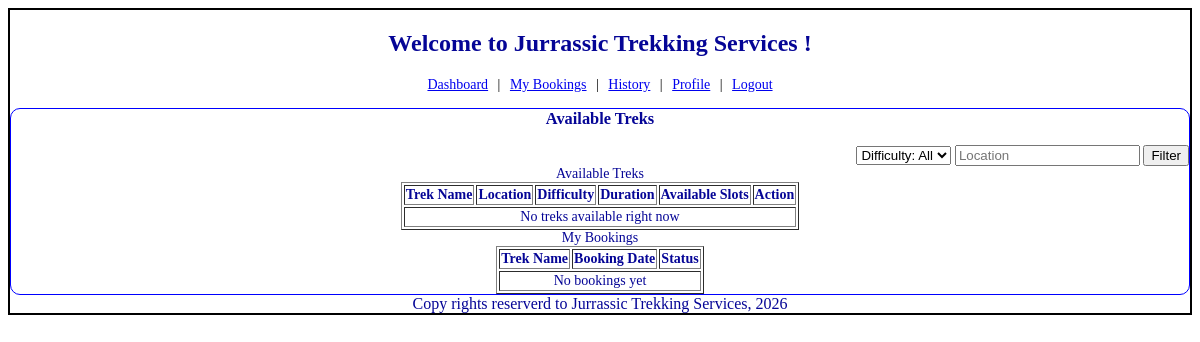
/user/ (signed in), run on an earlier commit of the app's database.
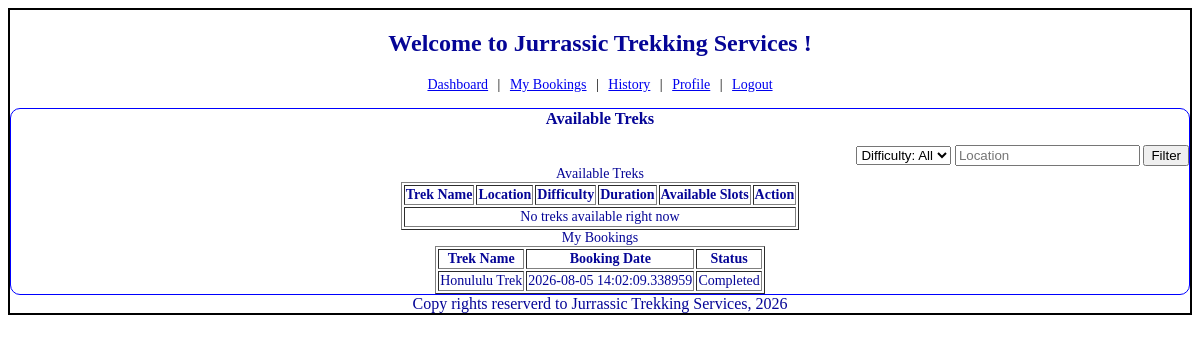
And on a later commit of the database.
### models.py (models this page shows)
class booking(db.Model):
    booking_id = db.Column(db.Integer, primary_key=True)
    trekker_id = db.Column(db.Integer, db.ForeignKey('trekker.trekker_id'), nullable=False)
    trek_id = db.Column(db.Integer, db.ForeignKey('trek.trek_id'), nullable=False)
    booking_date = db.Column(db.DateTime, nullable=False, default=datetime.utcnow)
    booking_status = db.Column(db.String, nullable=False, default="Booked")
    payment_status = db.Column(db.String, nullable=False, default="Unpaid")
    trek_history = db.relationship(
        'trek_history', backref='booking', uselist=False, cascade="all, delete-orphan"
    )

class trek(db.Model):
    trek_id = db.Column(db.Integer, primary_key=True)
    trek_name = db.Column(db.String, nullable=False)
    location = db.Column(db.String, nullable=False)
    difficulty = db.Column(db.String, nullable=False)
    duration_days = db.Column(db.Integer, nullable=False)
    start_date = db.Column(db.Date, nullable=False)
    end_date = db.Column(db.Date, nullable=False)
    available_slots = db.Column(db.Integer, nullable=False)
    assigned_staff_id = db.Column(db.Integer, db.ForeignKey('staff_profile.staff_id'))
    status = db.Column(db.String, nullable=False, default="Pending")
    created_at = db.Column(db.DateTime, nullable=False, default=datetime.utcnow)
    bookings = db.relationship('booking', backref='trek', lazy=True)

### controller.py (the view)
@app.route("/user/")
def user_dashboard():
  if session.get('role') != 'Trekker':
    return redirect(url_for('signin'))
  my_profile = trekker.query.filter_by(user_id=session['uid']).first()
  difficulty = request.args.get('difficulty', '')
  location = request.args.get('location', '')
  q = trek.query.filter_by(status="Open")
  if difficulty:
    q = q.filter_by(difficulty=difficulty)
  if location:
    q = q.filter(trek.location.contains(location))
  available_treks = q.all()
  if my_profile and my_profile.preferred_difficulty and not difficulty:
    preferred = my_profile.preferred_difficulty
    available_treks.sort(key=lambda t: 0 if t.difficulty == preferred else 1)
  my_bookings = my_profile.bookings if my_profile else []
  return render_template("user_dashboard.html", available_treks=available_treks, my_bookings=my_bookings,
                          difficulty=difficulty, location=location)

### templates/user_dashboard.html (shortened to what this page needs)
{% extends "base.html" %}
{% block content %}
    <div class="navlinks">
        <a href="/user/">Dashboard</a> |
        <a href="/user/bookings">My Bookings</a> |
        <a href="/user/history">History</a> |
        <a href="/user/profile">Profile</a> |
        <a href="/logout">Logout</a>
    </div>
    <div class="dashboard-form">
        <h3 class="center">Available Treks</h3><br>
        <form method="GET" action="/user/" style="text-align:right;">
            <select name="difficulty">
                <option value="">Difficulty: All</option>
            </select>
            <input type="text" name="location" value="{{location}}" placeholder="Location">
            <input type="submit" value="Filter">
        </form>
        <table class="center" name="Available Treks" border="1">
        <caption>Available Treks</caption>
        <tr>
            <th>Trek Name</th>
            <th>Location</th>
            <th>Difficulty</th>
            <th>Duration</th>
            <th>Available Slots</th>
            <th>Action</th>
        </tr>
        {% for t in available_treks %}
        <tr>
            <td>{{t.trek_name}}</td>
            <td>{{t.location}}</td>
            <td>{{t.difficulty}}</td>
            <td>{{t.duration_days}} Days</td>
            <td>{{t.available_slots}}</td>
            <td><a href="/user/trek/{{t.trek_id}}"><input type="button" value="Book Now"></a></td>
        </tr>
        {% else %}
        <tr><td colspan="6">No treks available right now</td></tr>
        {% endfor %}
        </table>
        <table class="center" name="My Bookings" border="1">
        <caption>My Bookings</caption>
        <tr>
            <th>Trek Name</th>
            <th>Booking Date</th>
            <th>Status</th>
        </tr>
        {% for b in my_bookings %}
        <tr>
            <td>{{b.trek.trek_name}}</td>
            <td>{{b.booking_date}}</td>
            <td>{{b.booking_status}}</td>
        </tr>
        {% else %}
        <tr><td colspan="3">No bookings yet</td></tr>
        {% endfor %}
        </table>
    </div>
{% endblock %}

What changed in the data, as far as the page shows it:
added booking: trek.trek_name "Honululu Trek", booking_date "2026-08-05 14:02:09.338959", booking_status "Completed"
Also different on the page:
text no longer shown: "No bookings yet"
